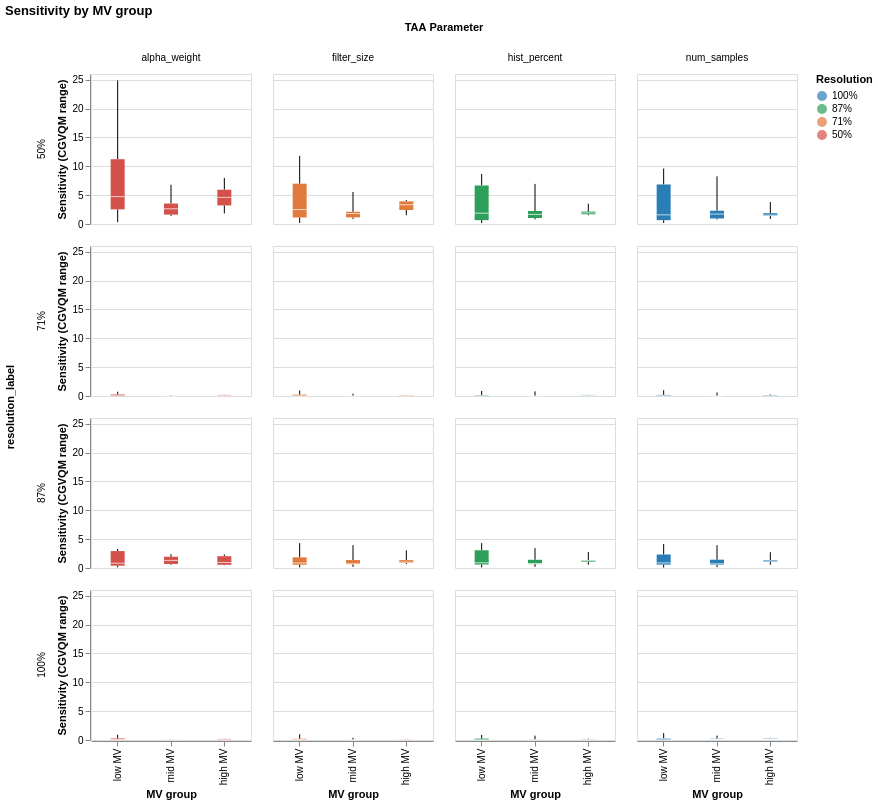

Notebook code cell kept with this figure:
### Code cell
def plot_sensitivity_by_bin(analysis_df, feature, param=None, resolution=None):
    df = analysis_df.copy()
    df['resolution_label'] = df['resolution'].astype(str) + '%'
    df['feature_bin'] = pd.qcut(df[feature], q=3,
                                labels=[f'low {feature}', f'mid {feature}', f'high {feature}'])

    # Print bin membership
    bin_groups = df.drop_duplicates('scene').groupby('feature_bin')['scene']
    for bin_name, scenes in bin_groups:
        scene_list = sorted(scenes.tolist())
        print(f"{bin_name} ({len(scene_list)} videos): {', '.join(scene_list)}")
    print()
    
    if param:
        df = df[df['parameter'] == param]
    if resolution:
        df = df[df['resolution_label'] == resolution]

    res_order  = ['100%', '87%', '71%', '50%']
    res_colors = ['#2a7db5', '#2ca05a', '#e07b3d', '#d4504a']
    color_scale = alt.Scale(domain=res_order, range=res_colors)

    chart = alt.Chart(df).mark_boxplot(extent='min-max').encode(
        x=alt.X('feature_bin:O', title=f'{feature} group',
                sort=[f'low {feature}', f'mid {feature}', f'high {feature}']),
        y=alt.Y('sensitivity:Q', title='Sensitivity (CGVQM range)'),
        color=alt.Color('resolution_label:N', scale=color_scale,
                        sort=res_order, title='Resolution'),
        tooltip=['scene', 'feature_bin',
                 alt.Tooltip('sensitivity:Q', format='.3f'),
                 alt.Tooltip(f'{feature}:Q', format='.4f')]
    ).properties(width=160, height=150)

    facet_kwargs = {}
    if not param:
        facet_kwargs['column'] = alt.Column('parameter:N', sort=PARAMS, title='TAA Parameter')
    if not resolution:
        facet_kwargs['row'] = alt.Row('resolution_label:N', sort=res_order)

    if facet_kwargs:
        chart = chart.facet(**facet_kwargs).resolve_scale(y='shared')

    return chart.properties(
        title=f'Sensitivity by {feature} group'
        + (f' | {param}' if param else '')
        + (f' | res {resolution}' if resolution else '')
    ).configure_title(fontSize=13).configure_axis(labelFontSize=10, titleFontSize=11)

# Example calls:
plot_sensitivity_by_bin(analysis_df, feature='MV')                          # all params, all resolutions

### Figure 1 — Vega-Lite specification as saved in the notebook (floating-point values rounded to 4 significant figures; data arrays with more than 128 entries replaced by an {"elided": "..."} marker saying what was removed)
{"config": {"view": {"continuousWidth": 300, "continuousHeight": 300}, "axis": {"labelFontSize": 10, "titleFontSize": 11}, "title": {"fontSize": 13}}, "data": {"name": "data-2d0c4d2c4a2161c6a30872c293f6bcd6"}, "facet": {"column": {"field": "parameter", "sort": ["alpha_weight", "hist_percent", "filter_size", "num_samples"], "title": "TAA Parameter", "type": "nominal"}, "row": {"field": "resolution_label", "sort": ["100%", "87%", "71%", "50%"], "type": "nominal"}}, "spec": {"mark": {"type": "boxplot", "extent": "min-max"}, "encoding": {"color": {"field": "resolution_label", "scale": {"domain": ["100%", "87%", "71%", "50%"], "range": ["#2a7db5", "#2ca05a", "#e07b3d", "#d4504a"]}, "sort": ["100%", "87%", "71%", "50%"], "title": "Resolution", "type": "nominal"}, "tooltip": [{"field": "scene", "type": "nominal"}, {"field": "feature_bin", "type": "ordinal"}, {"field": "sensitivity", "format": ".3f", "type": "quantitative"}, {"field": "MV", "format": ".4f", "type": "quantitative"}], "x": {"field": "feature_bin", "sort": ["low MV", "mid MV", "high MV"], "title": "MV group", "type": "ordinal"}, "y": {"field": "sensitivity", "title": "Sensitivity (CGVQM range)", "type": "quantitative"}}, "height": 150, "width": 160}, "resolve": {"scale": {"y": "shared"}}, "title": "Sensitivity by MV group", "$schema": "https://vega.github.io/schema/vega-lite/v6.1.0.json", "datasets": {"data-2d0c4d2c4a2161c6a30872c293f6bcd6": {"elided": "304 records"}}}
